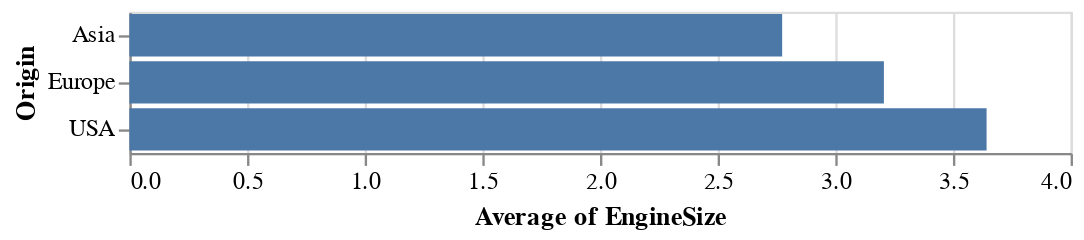

The notebook cell this image was saved under:
### Code cell
# Changing configurations
alt.Chart(cars).mark_bar().encode(
    alt.Y('Origin', type='nominal'),
    alt.X('average(EngineSize)', type='quantitative', aggregate='average')
)

### Figure 1 — Vega-Lite specification as saved in the notebook (floating-point values rounded to 4 significant figures; data arrays with more than 128 entries replaced by an {"elided": "..."} marker saying what was removed)
{"config": {"view": {"continuousWidth": 400, "continuousHeight": 300}}, "data": {"name": "data-362fecc64292928e5a32b64921b7b919"}, "mark": "bar", "encoding": {"x": {"type": "quantitative", "aggregate": "average", "field": "EngineSize"}, "y": {"type": "nominal", "field": "Origin"}}, "$schema": "https://vega.github.io/schema/vega-lite/v4.8.1.json", "datasets": {"data-362fecc64292928e5a32b64921b7b919": {"elided": "428 records"}}}
